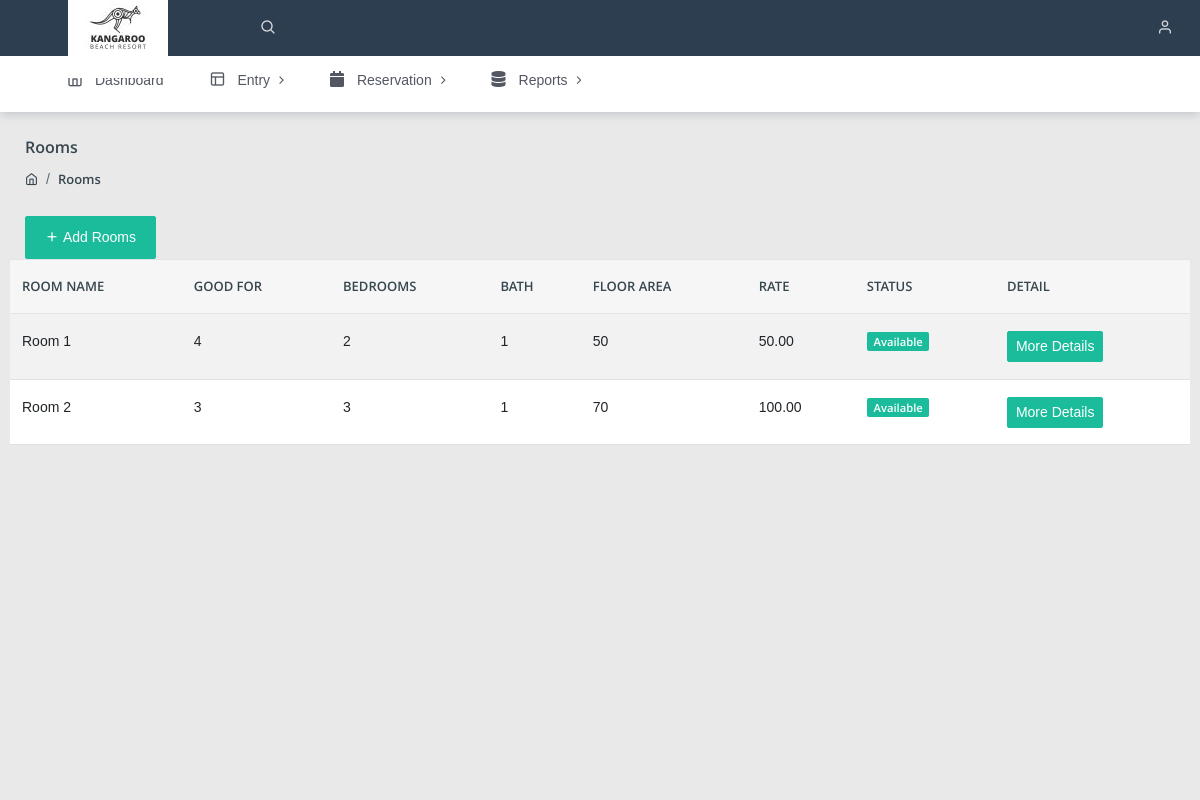
/admin/rooms.php (signed in), run on the app's committed database.
### tables this page shows
CREATE TABLE IF NOT EXISTS `rooms` (
  `id` bigint NOT NULL AUTO_INCREMENT,
  `room_name` varchar(255) NOT NULL,
  `good_for` int NOT NULL DEFAULT '0',
  `Image` text NOT NULL,
  `details` text NOT NULL,
  `Bedroom` int NOT NULL DEFAULT '0',
  `Baths` int NOT NULL DEFAULT '0',
  `floor_area` int NOT NULL DEFAULT '0',
  `Rate` decimal(20,6) NOT NULL DEFAULT '0.000000',
  `active` int DEFAULT '1',
  PRIMARY KEY (`id`)
);

### admin/rooms.php (the view, shortened to what this page needs)
<?php include('../include/session.php'); ?>
<!DOCTYPE html>
<html lang="en">
<head>
    <link rel="stylesheet" href="https://cdnjs.cloudflare.com/ajax/libs/twitter-bootstrap/5.3.0/css/bootstrap.min.css">
    <link rel="stylesheet" href="https://cdn.datatables.net/2.0.5/css/dataTables.bootstrap5.css">
    <link rel="stylesheet" href="../assets/css/style.css">
</head>
<body class="">
	<?php include('../include/navbar.php') ?>
	<?php include('../include/header.php') ?>
<div class="pcoded-main-container">
    <div class="pcoded-content">
        <div class="page-header">
            <div class="page-block">
                <div class="row align-items-center">
                    <div class="col-md-12">
                        <div class="page-header-title">
                            <h5 class="m-b-10">Rooms</h5>
                        </div>
                        <ul class="breadcrumb">
                            <li class="breadcrumb-item"><a href="/"><i class="feather icon-home"></i></a></li>
                            <li class="breadcrumb-item"><a href="rooms.php">Rooms</a></li>
                        </ul>
                    </div>
                </div>
            </div>
        </div>
        <div class="row">
            <div class="col-md-4">
                <button type="button" class="btn  btn-primary" data-toggle="modal" data-target="#exampleModalCenter"><i class="feather icon-plus"></i> Add Rooms</button>
            </div>
            <table id="example" class="table table-striped" style="width:100%">
                <thead>
                    <tr>
                        <th>Room Name</th>
                        <th>Good For</th>
                        <th>Bedrooms</th>
                        <th>Bath</th>
                        <th>Floor Area</th>
                        <th>Rate</th>
                        <th>Status</th>
                        <th>Detail</th>
                    </tr>
                </thead>
                <tbody>
                    <?php $query = mysqli_query($con, "SELECT * FROM rooms WHERE active = 1");
                    while($row= mysqli_fetch_array($query)){
                    ?>
                    <tr>
                        <td><?php echo $row['room_name']; ?></td>
                        <td><?php echo $row['good_for']; ?></td>
                        <td><?php echo $row['Bedroom']; ?></td>
                        <td><?php echo $row['Baths']; ?></td>
                        <td><?php echo $row['floor_area']; ?></td>
                        <td><?php echo number_format($row['Rate'], 2); ?></td>
                        <td><span class="badge badge-<?php echo $row['active'] ? 'primary' : 'danger' ?>"><?php echo $row['active'] ? 'Available' : 'Not Available' ?></span></td>
                        <td><button data-toggle="modal" data-target="#exampleModalCenter<?php echo $row['id']; ?>" class="btn btn-primary btn-sm">More Details</button></td>
                    </tr>
                    <?php } ?>
                </tbody>
            </table>
        </div>
    </div>
</div>
</body>
</html>

### data on the page
rooms: room_name "Room 1", good_for "4", Bedroom "2", Baths "1", floor_area "50", Rate "50.00", active "Available"
rooms: room_name "Room 2", good_for "3", Bedroom "3", Baths "1", floor_area "70", Rate "100.00", active "Available"
